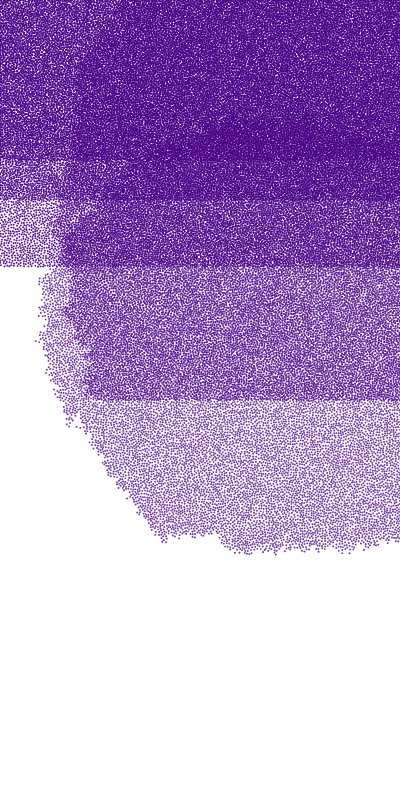
Frame 1 (no input)
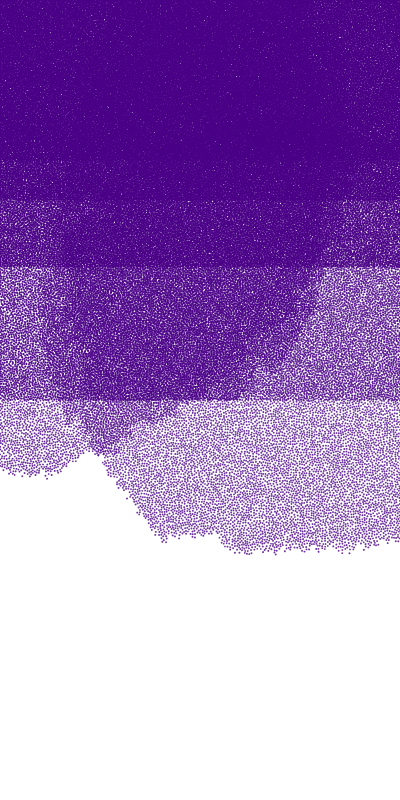
Frame 2 (the mouse pressed at the canvas centre, redrawn once)

The p5.js sketch that drew these frames (run headless with seeded random() and noise() and a simulated clock; the mouse was pressed at the canvas centre and the sketch redrawn once):

// p5.js sketch
// ── sketch.js
// inspiration http://www.tylerlhobbs.com/static/img/st-a-800.jpg

const dotRadius = 1;
let densityStep = -10;
let dotFuzz = 0; // 1; //0.8;
let xFuzz = 7;
let yFuzz = 4;
const sq = 10;
function setup() {
  bgColor = color(255, 255, 255);

  createCanvas(400, 800);
  background(bgColor);
  noLoop();
  setupSeed();
}
function setupSeed() {
  const fromLocation = new URL(document.location).searchParams.get("seed");
  if (fromLocation) {
    window.seed = parseFloat(fromLocation);
  } else {
    window.seed = ceil(random(0, 1000000));
  }
  console.log(window.seed);
  randomSeed(window.seed);
}

function draw() {
  let rows = 5,
    x = 0,
    y = 0;
  for (let i = 0; i < rows; i++) {
    let step = rows * densityStep;
    y = sq;
    x = sq;
    let space = { x, y };
    y = height / (i + 1);
    x = width + 1;
    bounds = { x, y };
    let fillColor = chooseColorByRowIndex(i);
    fillColor.setAlpha(random(200, 250));
    doit({ space, bounds, fillColor });
  }
}
function chooseColorByRowIndex(rowIndex) {
  let c = color("#4A0087");
  c.setAlpha(128);
  return c;
  let colors = [
    color("#4A0087"),
    color("#41D3BD"),
    color("#DE6449"), //color("#6C00C4"),
    color("#41D3BD"), //color("#7B00E0"),
    color("#8C00FF")
  ];
  colors = [
    color("black"),
    color("green"),
    color("red"),
    color("yellow"),
    color("blue")
  ];
  c = colors[rowIndex];
  return color(c);
}
function chooseAlternateColorByRowIndex(rowIndex) {
  const colors = [
    color("#409997"),
    color("#409997"),
    color("#409997"),
    color("#409997"),
    color("#409997")
  ];
  return colors[rowIndex];
}
function doit({ space, bounds, fillColor }) {
  console.log(space, bounds);
  const sampler = poissonDiscSampler(bounds.x, bounds.y, dotRadius * 2, random);

  let counter = 0;
  while ((sample = sampler())) {
    //console.log('x, y:', sample[0], sample[1]);
    drawADot({ x: sample[0], y: sample[1], fillColor });
    counter++;
    if (counter > 20000) {
      console.log("AHHHH");
      return;
    }
  }
}

let drawn = 0;
function drawADot({ x, y, fillColor, numSides, rotation }) {
  noStroke();
  fill(fillColor);
  const radius = dotRadius; // fuzz(dotRadius, dotFuzz);
  numSides = numSides || Math.floor(random(5, 13));
  rotation = rotation || Math.floor(random(0, 360));
  push();
  translate(x, y);
  rotate(radians(rotation));
  polygon(0, 0, radius, numSides);
  pop();
}
function fuzz(i, fuzzFactor) {
  let r = randomGaussian(i - fuzzFactor, i + fuzzFactor);
  return r;
}
function polygon(x, y, radius, npoints) {
  var angle = TWO_PI / npoints;
  beginShape();
  for (var a = 0; a < TWO_PI; a += angle) {
    var sx = x + cos(a) * radius;
    var sy = y + sin(a) * radius;
    vertex(sx, sy);
  }
  endShape(CLOSE);
}

/*
every n pixels right draw a dot until you get to the end of the canvas
move that line `n` pixels down
*/
("use strict");
// https://github.com/beaugunderson/poisson-disc-sampler
function poissonDiscSampler(width, height, radius, rng) {
  var k = 30; // maximum number of samples before rejection
  var radius2 = radius * radius;
  var R = 3 * radius2;
  var cellSize = radius * Math.SQRT1_2;

  var gridWidth = Math.ceil(width / cellSize);
  var gridHeight = Math.ceil(height / cellSize);

  var grid = new Array(gridWidth * gridHeight);

  var queue = [];
  var queueSize = 0;

  var sampleSize = 0;

  rng = rng || Math.random;

  function far(x, y) {
    var i = (x / cellSize) | 0;
    var j = (y / cellSize) | 0;

    var i0 = Math.max(i - 2, 0);
    var j0 = Math.max(j - 2, 0);
    var i1 = Math.min(i + 3, gridWidth);
    var j1 = Math.min(j + 3, gridHeight);

    for (j = j0; j < j1; ++j) {
      var o = j * gridWidth;

      for (i = i0; i < i1; ++i) {
        var s;

        if ((s = grid[o + i])) {
          var dx = s[0] - x,
            dy = s[1] - y;

          if (dx * dx + dy * dy < radius2) {
            return false;
          }
        }
      }
    }

    return true;
  }

  function sample(x, y) {
    var s = [x, y];

    queue.push(s);

    grid[gridWidth * ((y / cellSize) | 0) + ((x / cellSize) | 0)] = s;

    sampleSize++;
    queueSize++;

    return s;
  }

  return function() {
    if (!sampleSize) {
      return sample(rng() * width, rng() * height);
    }

    // Pick a random existing sample and remove it from the queue.
    while (queueSize) {
      var i = (rng() * queueSize) | 0;
      var s = queue[i];

      // Make a new candidate between [radius, 2 * radius] from the existing
      // sample.
      for (var j = 0; j < k; ++j) {
        var a = 2 * Math.PI * rng();
        var r = Math.sqrt(rng() * R + radius2);
        var x = s[0] + r * Math.cos(a);
        var y = s[1] + r * Math.sin(a);

        // Reject candidates that are outside the allowed extent,
        // or closer than 2 * radius to any existing sample.
        if (x >= 0 && x < width && y >= 0 && y < height && far(x, y)) {
          return sample(x, y);
        }
      }

      queue[i] = queue[--queueSize];
      queue.length = queueSize;
    }
  };
}
